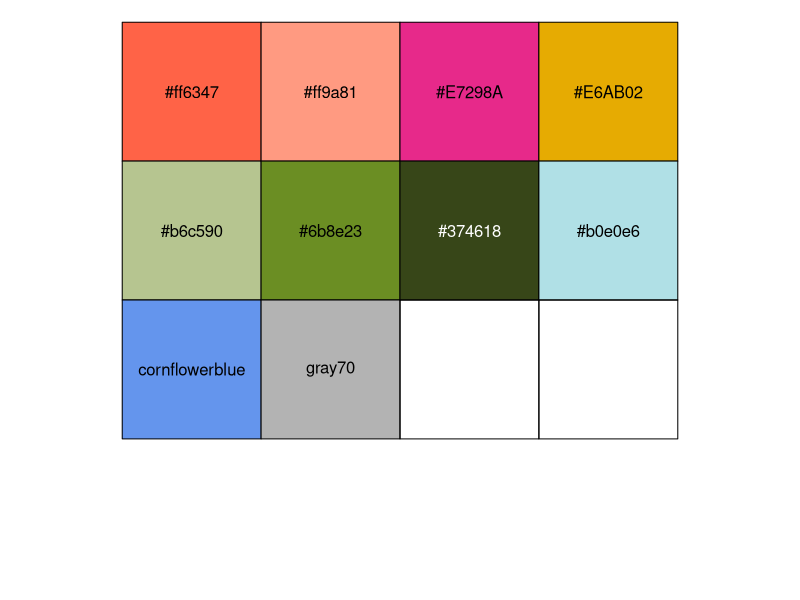
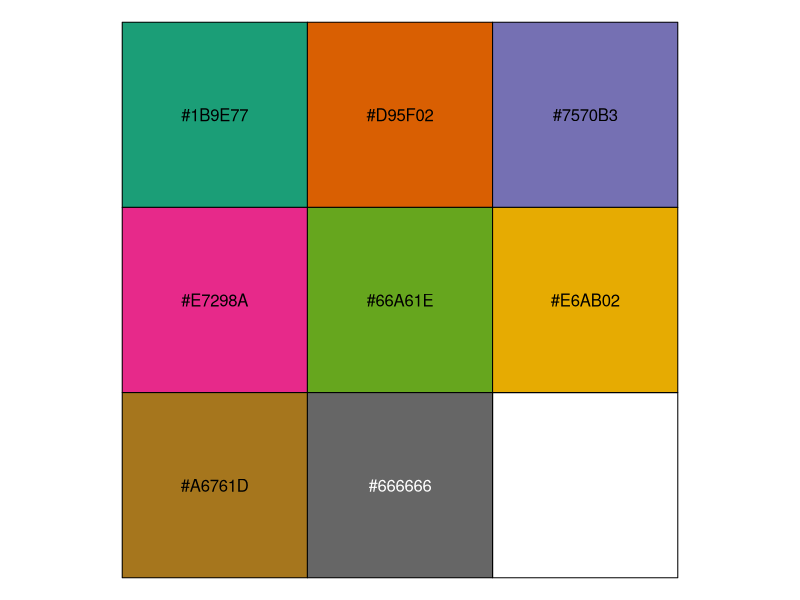
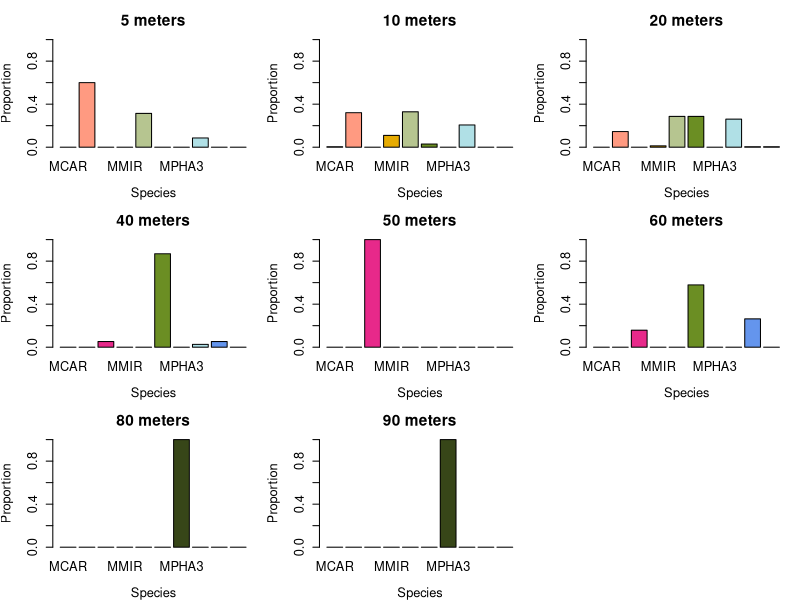
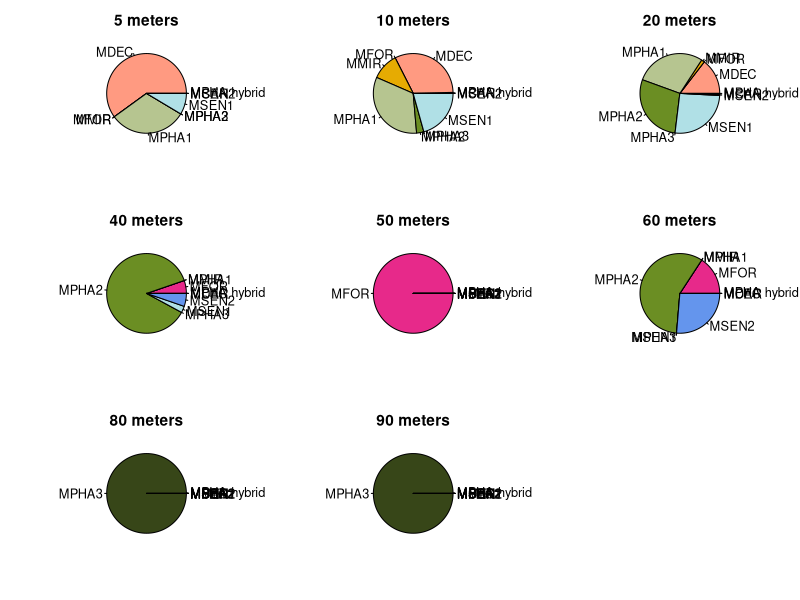
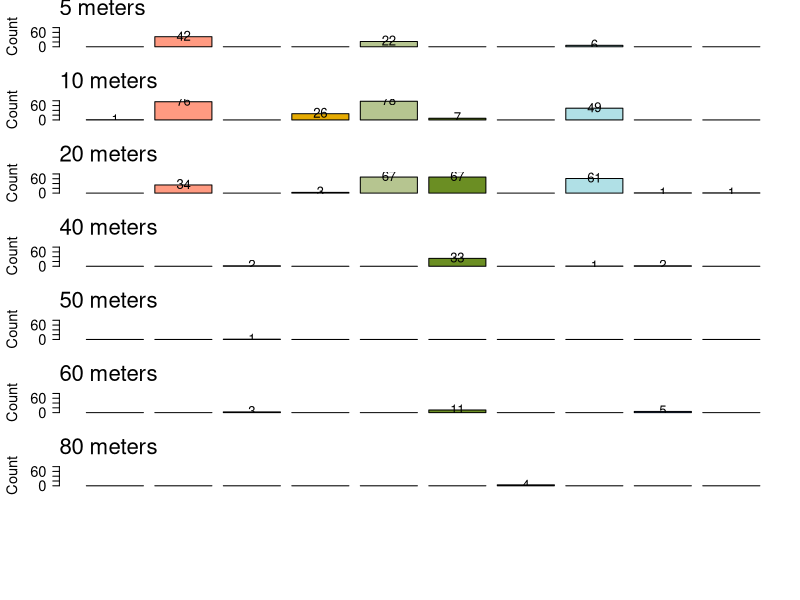

Write the R code that produced these figures, in order. (Note: this script raises an error after producing the figures.)
library(here)
library(stringr)
library(scales)
library(RColorBrewer)
library(dplyr)

ids <- read.csv(here("WGS/angsd_results/bam_lists/ids_recoded606_Oct2025.csv"), header = TRUE) # 606 Madracis, no clones

metadata <- as.data.frame(str_split_fixed(ids$new_ID, '_', 6))
colnames(metadata) <- c('species', 'site', 'depth', 'collector', 'ID', 'extract')
metadata $id_original <- paste(metadata[,4], metadata[,5], sep = "_")
metadata$depth <- as.numeric(metadata[,3]) # Must be numeric or the subsetting gets very weird
metadata$sample_full <- ids$new_ID

# Get cluster assignments for coloring the points
data_cluster <- read.csv(here("madracis_master_merged_Oct2025.csv"), header = TRUE)

metadata$species_mpha <- data_cluster[match(metadata$id_original, data_cluster$ID), 7]

# Replace NAs with matching in species column
species_indices <- which(is.na(metadata$species_mpha) == TRUE) # indicies that have NAs
metadata$species_mpha[is.na(metadata$species_mpha)] <- metadata$species[species_indices] # replace the NAs with species in associated index

# Split out MPHA by depth to assign MPHA.ln3
metadata$species_mpha[which(metadata$species == 'MPHA' & metadata$depth >60)] <- "MPHA.ln3" # MPHA at depths >60

# Deal with the Pim MPHAs, which are mostly MSEN-like MPHAs
metadata[which(metadata$id_original == 'PB_4583'),9] <- 'MPHA.ln2'
metadata[which(metadata$id_original == 'PB_4578'),9] <- 'MSEN.ln2'
metadata[which(metadata$id_original == 'PB_4577'),9] <- 'MSEN.ln2'
metadata[which(metadata$id_original == 'PB_4576'),9] <- 'MSEN.ln2'
metadata[which(metadata$id_original == 'PB_4579'),9] <- 'MSEN.ln2'

metadata <- metadata %>% # Remove 'lineage' notation from labels
  mutate(species_mpha = case_when(
    species_mpha == "MPHA.ln1" ~ "MPHA1",
    species_mpha == "MPHA.ln2" ~ "MPHA2",
    species_mpha == "MPHA.ln3" ~ "MPHA3",
    species_mpha == "MSEN.ln1" ~ "MSEN1",
    species_mpha == "MSEN.ln2" ~ "MSEN2",
    species_mpha == "UNKN" ~ "MPHA hybrid",
    TRUE ~ species_mpha          # TRUE acts as a fallback to keep other values unchanged
  ))

metadata$species_mpha <- factor(metadata$species_mpha, levels = c('MCAR','MDEC', 'MFOR', 'MMIR', 'MPHA1', 'MPHA2', 'MPHA3', 'MSEN1', 'MSEN2', 'MPHA hybrid')) #reorder the species factors

#### Set color scheme ####
colors_mpha <- c("#ff6347", "#ff9a81", "#E7298A", "#E6AB02", "#b6c590", "#6b8e23", "#374618", "#b0e0e6", "cornflowerblue", "gray70") # colors for MSEN.ln2
# colors_mpha <- c("#ff6347", "#ff9a81", "#E7298A", "#E6AB02", "#b6c590", "#6b8e23", "#374618", "#79d2a6", "#b0e0e6", "gray70") # colors for MPHA.ln4
show_col(colors_mpha)

colors_depth <- brewer.pal(8, 'Dark2')
show_col(colors_depth)

#### Start figuring out counts/percentages for species for a given depth ####
# What percent of species occur at a given depth
speciesbydepth <- as.data.frame.matrix(table(metadata$species_mpha, metadata$depth)) # table of species vs depths
count_by_depth <- as.vector(colSums(speciesbydepth)) # number of corals at each depth

speciesbydepth_percents <- data.frame(matrix(NA, nrow = 10, ncol = 8))
colnames(speciesbydepth_percents) <- colnames(speciesbydepth)
rownames(speciesbydepth_percents) <- rownames(speciesbydepth)

for (i in 1:ncol(speciesbydepth)) {
  speciesbydepth_percents[,i] <- speciesbydepth[,i]/count_by_depth[i]
}

#### Plot ####
# Barchart by proportion
png(file="~/Documents/CalAcademy_postdoc/Analyses/madracis_reefscape/WGS/angsd_results/madracis606/species_prop_by_depth_bar.png", width=11, height=8.5, res=300, units="in")

par(
  mar=c(4, 4, 3, 1), # panel margin size in "line number" units
  mgp=c(3, 1, 0), # default is c(3,1,0); line number for axis label, tick label, axis
  tcl=-0.5, # size of tick marks as distance INTO figure (negative means pointing outward)
  cex=1, # character expansion factor; keep as 1; if you have a many-panel figure, they start changing the default!
  ps=14, # point size, which is the font size
  bty = 'n',
  mfrow = c(3,3))

  for (j in 1:ncol(speciesbydepth_percents)) {
    barplot(height=as.matrix(t(speciesbydepth_percents))[j,], names=rownames(speciesbydepth_percents), col = colors_mpha, xlab = 'Species', ylab = 'Proportion', main = paste(colnames(speciesbydepth_percents)[j], 'meters', sep = ' '), ylim = c(0,1))
  }

dev.off()

# Pie chart
png(file="~/Documents/CalAcademy_postdoc/Analyses/madracis_reefscape/WGS/angsd_results/madracis606/species_prop_by_depth_pie.png", width=9, height=7, res=300, units="in")

par(
  mar=c(4, 3, 3, 1), # panel margin size in "line number" units
  mgp=c(3, 1, 0), # default is c(3,1,0); line number for axis label, tick label, axis
  tcl=-0.5, # size of tick marks as distance INTO figure (negative means pointing outward)
  cex=1, # character expansion factor; keep as 1; if you have a many-panel figure, they start changing the default!
  ps=14, # point size, which is the font size
  bty = 'n',
  mfrow = c(3,3))

for (j in 1:ncol(speciesbydepth_percents)) {
  pie(speciesbydepth_percents[,j], labels = rownames(speciesbydepth_percents), col = colors_mpha, main = paste(colnames(speciesbydepth_percents)[j], 'meters', sep = ' '))
}

dev.off()

# Barchart by absolute count
png(file="~/Documents/CalAcademy_postdoc/Analyses/madracis_reefscape/WGS/angsd_results/madracis606/species_count_by_depth_bar.png", width=4, height=18, res=300, units="in")

par(
  #mar=c(3, 4, 2, 1), # panel margin size in "line number" units
  mgp=c(3, 1, 0), # default is c(3,1,0); line number for axis label, tick label, axis
  tcl=-0.5, # size of tick marks as distance INTO figure (negative means pointing outward)
  cex=1, # character expansion factor; keep as 1; if you have a many-panel figure, they start changing the default!
  ps=16, # point size, which is the font size
  bty = 'n',
  mfrow = c(8,1))

# Define a layout with equal panel heights but adjust space for the last plot
layout_matrix <- matrix(1:ncol(speciesbydepth), ncol = 1)
layout(layout_matrix, heights = c(rep(1, ncol(speciesbydepth) - 1), 1.2)) # Larger height for the last plot

for (j in 1:ncol(speciesbydepth)) {
  
  # Adjust margins for the last plot
  if (j == ncol(speciesbydepth)) {
    par(mar = c(7, 4.5, 2, 1)) # Increased bottom margin
  } else {
    par(mar = c(2, 4.5, 2, 1)) # Default margin for other plots
  }
  
  # Extract data for current depth
  counts <- as.matrix(t(speciesbydepth))[j,]
  
  # Create barplot and store midpoints
  bar_mids <- barplot(height = counts,
                      names = rownames(speciesbydepth),
                      col = colors_mpha,
                      xlab = '', ylab = 'Count',
                      ylim = c(0, 85), xaxt = 'n', las = 2)
  
  # Add depth label
  mtext(paste(colnames(speciesbydepth)[j], 'meters', sep = ' '), side = 3, adj = 0, line = 0.65)
  
  # Add sample size labels above bars (only if > 0)
  text(x = bar_mids[counts > 0],
       y = counts[counts > 0] + 4,  # Offset above the bar
       labels = counts[counts > 0],
       cex = 0.9)
}

# Add x-axis labels and axis title for the combined plot
text(x = c(0.7, 1.9, 3.1, 4.3, 5.5, 6.7, 7.9, 9.1, 10.3, 11.5),
     y = par("usr")[3] - 10,
     labels = c("MCAR", "MDEC", "MFOR", "MMIR","MPHA1","MPHA2", "MPHA3","MSEN1", "MSEN2", "MPHA hybrid"),
     xpd = NA, srt = 35, adj = 0.965)

mtext('Genetic taxon', side = 1, line = 5.75)

dev.off()

#### Figure out counts/percentages for depths for a given species
# For a species, what is the depths at which they occur?
count_by_species <- as.vector(rowSums(speciesbydepth)) # number of corals of each species

depthbyspecies <- data.frame(matrix(NA, nrow = 10, ncol = 8))
colnames(depthbyspecies) <- colnames(speciesbydepth)
rownames(depthbyspecies) <- rownames(speciesbydepth)

for (i in 1:nrow(speciesbydepth)) {
  depthbyspecies[i,] <- speciesbydepth[i,]/count_by_species[i]
}

#### Plot ####
# Barplot
png(file="~/Documents/CalAcademy_postdoc/Analyses/madracis_reefscape/WGS/angsd_results/madracis606/depth_prop_by_species_bar.png", width=12, height=16, res=300, units="in")

par(
  mar=c(4, 5, 3, 1), # panel margin size in "line number" units
  mgp=c(3, 1, 0), # default is c(3,1,0); line number for axis label, tick label, axis
  tcl=-0.5, # size of tick marks as distance INTO figure (negative means pointing outward)
  cex=1, # character expansion factor; keep as 1; if you have a many-panel figure, they start changing the default!
  ps=17, # point size, which is the font size
  bty = 'n',
  mfrow = c(5,2))

for (j in 1:nrow(depthbyspecies)) {
  barplot(height=as.matrix(depthbyspecies[j,]), names=colnames(depthbyspecies), xlab = 'Depth', ylab = 'Proportion', main = paste(rownames(depthbyspecies)[j], ' (n = ', rowSums(speciesbydepth)[j], ')', sep = ''), col = colors_mpha[j], ylim = c(0,1), las = 1, cex.main = 1.5)
}

dev.off()

# Barplot to match order of tree
png(file="~/Documents/CalAcademy_postdoc/Analyses/madracis_reefscape/WGS/angsd_results/madracis606/depth_prop_by_species_bar_match_tree.png", width=6, height=22, res=300, units="in")

par(
  mar=c(3, 4, 3, 1), # panel margin size in "line number" units
  mgp=c(3, 1, 0), # default is c(3,1,0); line number for axis label, tick label, axis
  tcl=-0.5, # size of tick marks as distance INTO figure (negative means pointing outward)
  cex=1, # character expansion factor; keep as 1; if you have a many-panel figure, they start changing the default!
  ps=19, # point size, which is the font size
  bty = 'n',
  mfrow = c(8,1))

depthbyspecies2 <- depthbyspecies[c(4,2,5,6,7,3,9,8),]
speciesbydepth2 <- speciesbydepth[c(4,2,5,6,7,3,9,8),]
colors_mpha2 <- colors_mpha[c(4,2,5,6,7,3,9,8)]

for (j in 1:nrow(depthbyspecies2)) {
  barplot(height=as.matrix(depthbyspecies2[j,]), names=colnames(depthbyspecies2), main = paste(rownames(depthbyspecies2)[j], ' (n = ', rowSums(speciesbydepth2)[j], ')', sep = ''), col = colors_mpha2[j], ylim = c(0,1), las = 1, cex.main = 1.5)
}

dev.off()

# Pie chart
png(file="~/Documents/CalAcademy_postdoc/Analyses/madracis_reefscape/WGS/angsd_results/madracis606/depth_prop_by_species_pie.png", width=9, height=7, res=300, units="in")

par(
  mar=c(2, 1, 2, 1), # panel margin size in "line number" units
  mgp=c(3, 1, 0), # default is c(3,1,0); line number for axis label, tick label, axis
  tcl=-0.5, # size of tick marks as distance INTO figure (negative means pointing outward)
  cex=1, # character expansion factor; keep as 1; if you have a many-panel figure, they start changing the default!
  ps=14, # point size, which is the font size
  bty = 'n',
  mfrow = c(4,3))

for (j in 1:nrow(depthbyspecies)) {
  pie(as.numeric(depthbyspecies[j,]), labels = colnames(depthbyspecies), col = colors_depth, main = paste(rownames(depthbyspecies)[j], sep = ''))
}

dev.off()
